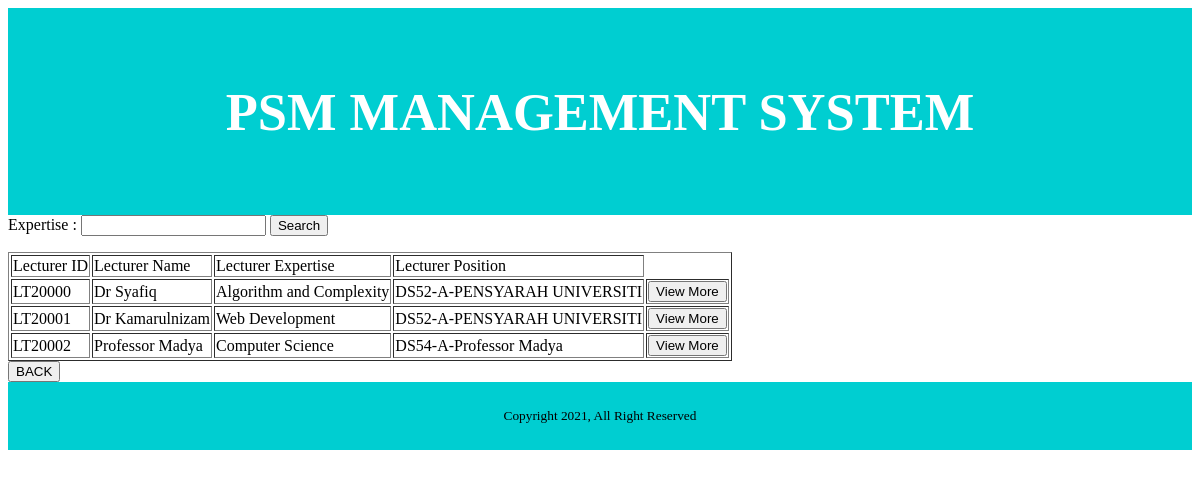
The app's page /Manage_Expertise/ExpertiseMainInterface.php with its own data.
### tables this page shows
CREATE TABLE `lecturers` (
  `Lect_ID` varchar(10) NOT NULL,
  `Lect_Name` varchar(255) NOT NULL,
  `Lect_PhoneNo` int(11) NOT NULL,
  `Lect_OfficeNo` int(11) NOT NULL,
  `Lect_Email` varchar(50) NOT NULL,
  `Lect_OfficeAdd` varchar(50) NOT NULL,
  `Lect_Faculty` varchar(50) NOT NULL,
  `Lect_Position` varchar(50) NOT NULL,
  `Lect_Expertise` varchar(100) NOT NULL,
  `Lect_Photo` varchar(255) NOT NULL
);

### Manage_Expertise/ExpertiseMainInterface.php (the view, shortened to what this page needs)
<html>
<head>
<link rel="stylesheet" type="text/css" href="CSS.css">
</head>
<div class="header">
  <h2> PSM MANAGEMENT SYSTEM</h2>
</div>
<form action="" method="get" class="form-inline">
    Expertise :
    <input type="text" name="carian" class="form-control">
    <button type=submit class="btn btn-primary">Search</button>
</form>
<?php
if(isset($_GET['carian'])){
    $carian=$_GET['carian'];
}else{
    $carian="";
}
include "ExpertiseController.php";
$sql="SELECT Lect_ID, Lect_Name, Lect_Expertise, Lect_Position FROM Lecturers
        WHERE Lect_Expertise LIKE '%$carian%'
        ";
$result=mysqli_query($conn, $sql);
if(mysqli_num_rows($result)==0){
    echo "Tiada matches found";
}
else{
?>
    <table border="1">
        <thead>
            <tr>
			    <td>Lecturer ID</td>
                <td>Lecturer Name</td>
                <td>Lecturer Expertise</td>
                <td>Lecturer Position</td>
            </tr>
        </thead>
<?php
    while($rec=mysqli_fetch_array($result)){
        echo "<tr>";
		echo "<td>". $rec['Lect_ID']."</td>";
        echo "<td>". $rec['Lect_Name']."</td>";
        echo "<td>". $rec['Lect_Expertise']."</td>";
        echo "<td>". $rec['Lect_Position']."</td>";
        $Lect_ID=$rec['Lect_ID'];
        echo "<td> <a href='ExpertiseDetailsInterface.php?Lect_ID=$Lect_ID'><button>View More</button>";
        echo "</td></tr>";
    }
    echo "</table>";
}
?>
<a href=../home.php><button>BACK</button></a>
	<div class="footer">
  <p><sub>Copyright 2021, All Right Reserved</sub></p>
</div>
</html>

### Manage_Expertise/CSS.css (style rules this page uses)
* { box-sizing: border-box; }
.header { background-color: 00CED1; padding: 30px; text-align: center; font-size: 35px; color:#ffffff; }
.footer { background-color: 00CED1; padding: 10px; text-align: center; }

### records on screen
lecturers: Lect_ID "LT20000", Lect_Name "Dr Syafiq", Lect_Expertise "Algorithm and Complexity", Lect_Position "DS52-A-PENSYARAH UNIVERSITI"
lecturers: Lect_ID "LT20001", Lect_Name "Dr Kamarulnizam", Lect_Expertise "Web Development", Lect_Position "DS52-A-PENSYARAH UNIVERSITI"
lecturers: Lect_ID "LT20002", Lect_Name "Professor Madya", Lect_Expertise "Computer Science", Lect_Position "DS54-A-Professor Madya"
